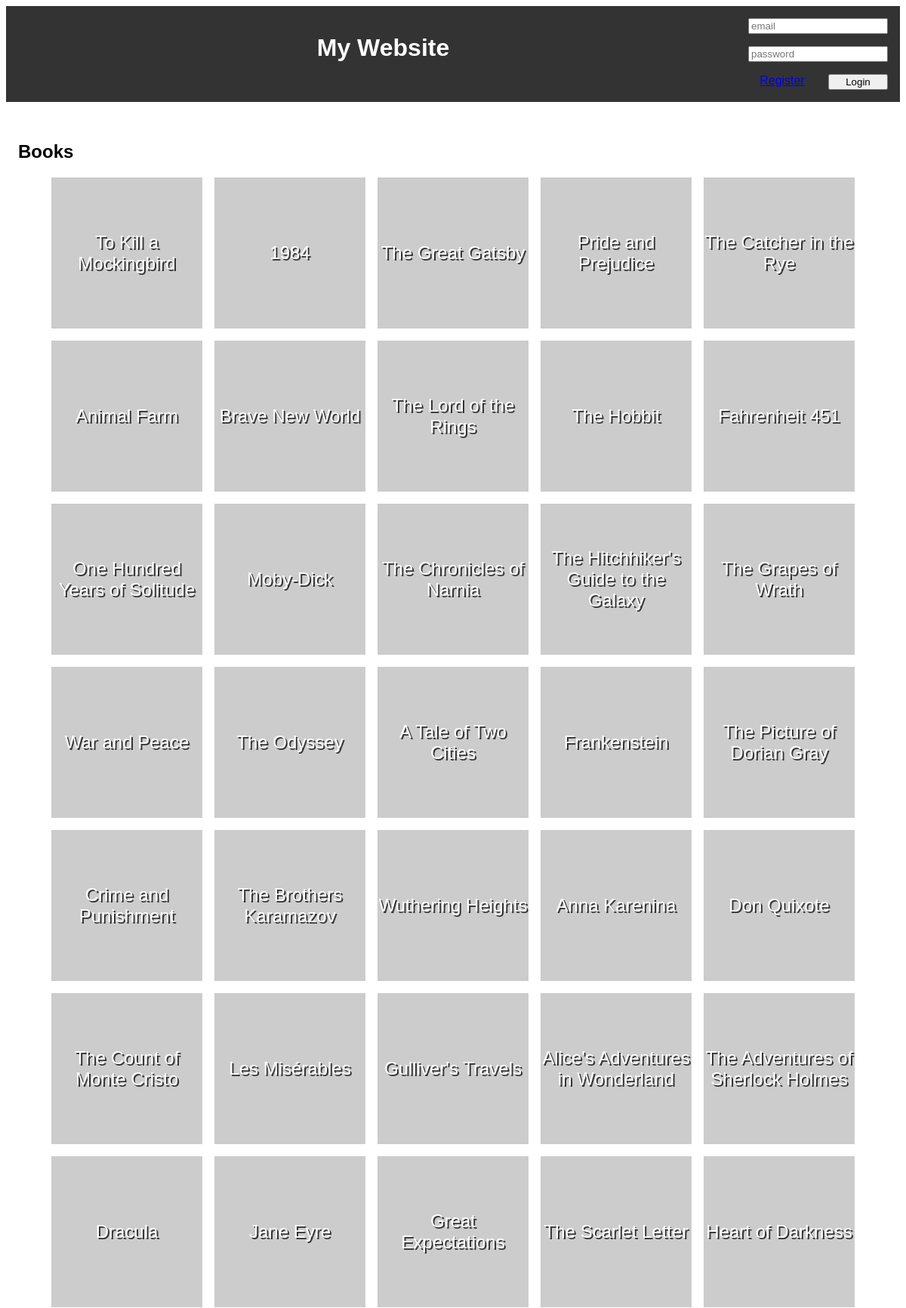
The page / (upper part) on the database its author committed.
### tables this page shows
CREATE TABLE Book (
    bookId INTEGER NOT NULL,
    title NVARCHAR(120),
    CONSTRAINT PK_Book PRIMARY KEY (bookId)
);

### index.php (called while the page is built, shortened)
<?php
  require_once('database/connection.db.php');
  require_once('database/book.class.php');
  require_once('templates/common.tpl.php');
  require_once('templates/book.tpl.php');
  $db = getDatabaseConnection();
  $books = Book::getBooks($db, intval(Book::countBooks($db)));
  drawHeader();
  drawBooks($books);
  drawFooter();
?>

### database/book.class.php (called while the page is built, shortened)
<?php
  class Book {
    public function __construct(int $id, string $title)
    {
      $this->id = $id;
      $this->title = $title;
    }
    static function getBooks(PDO $db, int $count) : array {
      $stmt = $db->prepare('SELECT bookId, title FROM Book LIMIT ?');
      $stmt->execute(array($count));
      $books = array();
      while ($book = $stmt->fetch()) {
        $books[] = new Book(
          $book['bookId'],
          $book['title']
        );
      }
      return $books;
    }
    static function countBooks(PDO $db){
      $stmt = $db->prepare('
      SELECT MAX(bookId)
      FROM Book
      ');
      $stmt->execute(array());
      $max = $stmt->fetch();
    return $max['MAX(bookId)'];
    }
  }
?>

### templates/book.tpl.php (the view, shortened to what this page needs)
<?php
  require_once('database/book.class.php')
?>
<?php function drawBooks(array $books) { ?>
  <h2>Books</h2>
  <section id="books">
    <?php foreach($books as $book) { ?>
      <article>
        <img src="https://picsum.photos/200?<?=$book->id?>">
        <a href="book.php?id=<?=$book->id?>"><?=$book->title?></a>
      </article>
    <?php } ?>
  </section>
<?php } ?>

### templates/common.tpl.php (shortened to what this page needs)
<?php function drawHeader() { ?>
<!DOCTYPE html>
<html lang="en-US">
  <head>
    <link rel="stylesheet" href="css/style.css">
  </head>
  <body>
    <header>
      <h1><a href="/">My Website</a></h1>
      <?php
        if (isset($_SESSION['id'])) drawLogoutForm($_SESSION['name']);
        else drawLoginForm();
      ?>
    </header>
    <main>
<?php } ?>
<?php function drawFooter() { ?>
    </main>
  </body>
</html>
<?php } ?>
<?php function drawLoginForm() { ?>
  <form action="action_login.php" method="post" class="login">
    <input type="email" name="email" placeholder="email">
    <input type="password" name="password" placeholder="password">
    <a href="register.php">Register</a>
    <button type="submit">Login</button>
  </form>
<?php } ?>

### css/style.css (style rules this page uses)
body { font-family: Arial, sans-serif; --main-color: #ffffff; }
body > header { display: flex; padding: 1em; text-align: center; background-color: #333; }
body > header h1 { flex-grow: 1; }
body > header h1 a { color: var(--main-color); text-decoration: none; }
body > header form { display: grid; }
body > header form.login { grid-template-columns: auto auto; gap: 1em; }
body > header form.login input { grid-column-end: span 2; }
main { background-color: var(--background-color); margin: 1em 0; padding: 1em; }
main a { color: var(--main-color); text-decoration: none; }
#books { display: flex; flex-wrap: wrap; justify-content: center; gap: 1em; }
#books article { display: grid; justify-content: center; width: 200px; }
#books article * { grid-column-start: 1; grid-row-start: 1; }
#books article a { color: white; text-decoration: none; text-shadow: 2px 2px #333; font-size: 1.5em; align-self: center; justify-self: center; text-align: center; }

### rows shown on the page
book: title "To Kill a Mockingbird"
book: title "1984"
book: title "The Great Gatsby"
book: title "Pride and Prejudice"
book: title "The Catcher in the Rye"
book: title "Animal Farm"
book: title "Brave New World"
book: title "The Lord of the Rings"
book: title "The Hobbit"
book: title "Fahrenheit 451"
book: title "One Hundred Years of Solitude"
book: title "Moby-Dick"
book: title "The Chronicles of Narnia"
book: title "The Hitchhiker's Guide to the Galaxy"
book: title "The Grapes of Wrath"
book: title "War and Peace"
book: title "The Odyssey"
book: title "A Tale of Two Cities"
book: title "Frankenstein"
book: title "The Picture of Dorian Gray"
book: title "Crime and Punishment"
book: title "The Brothers Karamazov"
book: title "Wuthering Heights"
book: title "Anna Karenina"
book: title "Don Quixote"
book: title "The Count of Monte Cristo"
book: title "Les Misérables"
book: title "Gulliver's Travels"
book: title "Alice's Adventures in Wonderland"
book: title "The Adventures of Sherlock Holmes"
book: title "Dracula"
book: title "Jane Eyre"
book: title "Great Expectations"
book: title "The Scarlet Letter"
book: title "Heart of Darkness"
